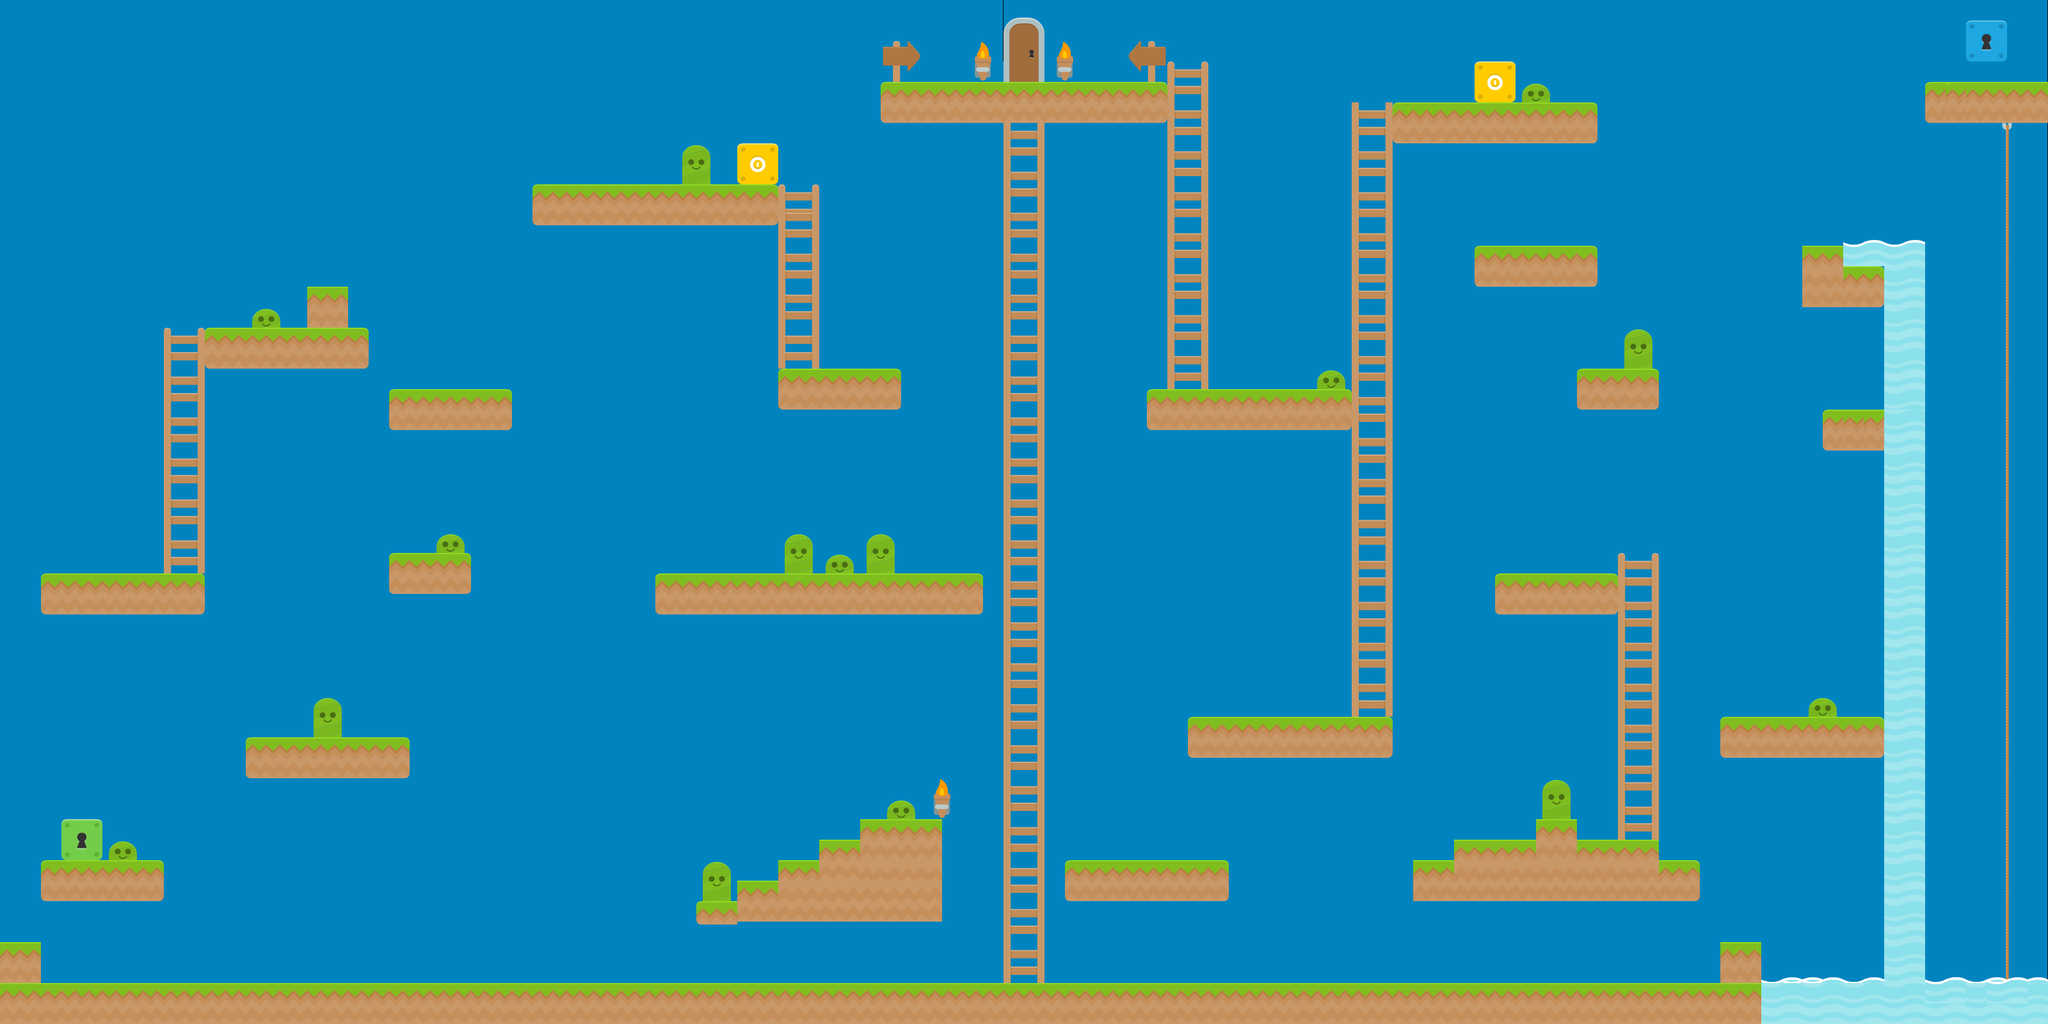

Below is a game level as drawn by its tile map, then a one-line description and the .tmx that defines it (tile-layer data replaced by summaries):
An orthogonal 100x50 tile map with 35x35 px tiles, 4 tile layers (Background, Platform, Ladders, Add-Ins).

<map version="1.0" orientation="orthogonal" renderorder="right-down" width="100" height="50" tilewidth="35" tileheight="35" nextobjectid="1">
 <tileset firstgid="1" name="tileset" tilewidth="70" tileheight="70" spacing="2" margin="2">
  <image source="tileset.png" width="1024" height="1024" />
 </tileset>
 <layer name="Background" width="100" height="50">
  <data>[5000 cells, 4847 non-empty, 1 distinct tile ids]</data>
 </layer>
 <layer name="Platform" width="100" height="50">
  <data>[5000 cells, 185 non-empty, 7 distinct tile ids]</data>
 </layer>
 <layer name="Ladders" width="100" height="50">
  <data>[5000 cells, 83 non-empty, 4 distinct tile ids]</data>
 </layer>
 <layer name="Add-Ins" width="100" height="50">
  <data>[5000 cells, 35 non-empty, 12 distinct tile ids]</data>
 </layer>
</map>
